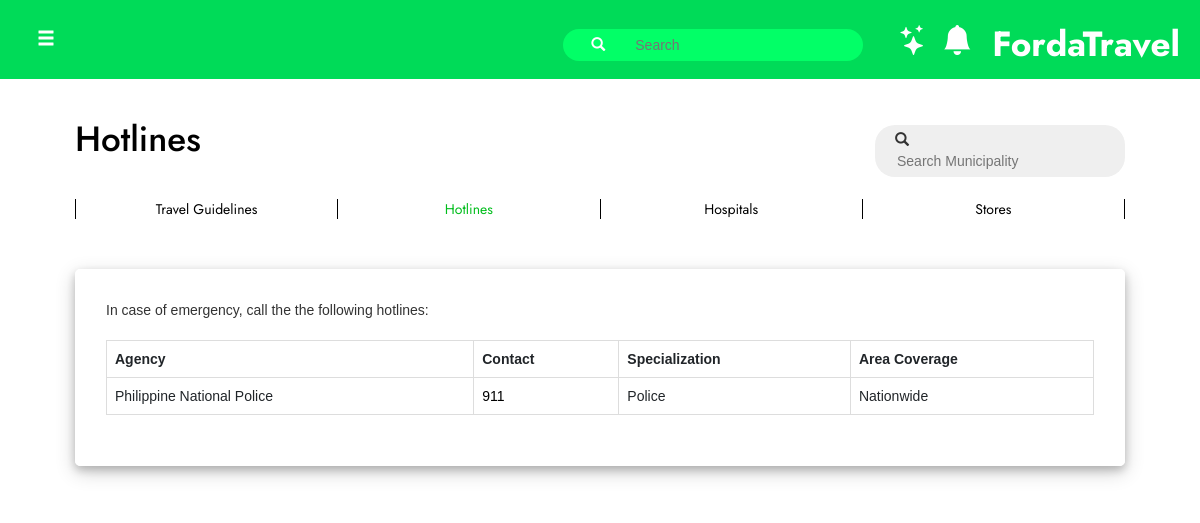
/userside/user_hotlines/u_hotlines.php (signed in), run on the app's committed database.
### tables this page shows
CREATE TABLE `tbl_hotlines` (
  `id` int(11) NOT NULL,
  `admin_id` int(11) NOT NULL,
  `fld_agency` varchar(255) DEFAULT NULL,
  `fld_contact` varchar(255) DEFAULT NULL,
  `fld_special` varchar(255) DEFAULT NULL,
  `fld_area` varchar(255) DEFAULT NULL
);

### userside/user_hotlines/u_hotlines.php (the view, shortened to what this page needs)
<?php
    include("../../navbar.php");
    $municipal_name = "";
    if (isset($_SESSION['username'])) {
        $username = $_SESSION['username'];
        $result = $conn -> query("select * from tbl_users where fld_username like '$username'");
    }
?>
<!DOCTYPE html>
<html lang="en">
<head>
    <link rel="stylesheet" href="https://cdn.jsdelivr.net/npm/bootstrap-icons@1.11.1/font/bootstrap-icons.css">
    <link rel="stylesheet" href="u_hotlinestyle.css">
</head>
<body>
    <?php include_once("../../header.php"); ?>
    <div class="container fluid">
        <div class="contentdiv">
        <br>
            <div class="row" id="title_div">
                <div class="col-sm-6">
                    <h1 id="page-title"><a href="u_hotlines.php">Hotlines</a></h1>
                </div>
                <div class="col-sm-6">
                    <div class="searchdiv_m">
                            <div id="search_m">
                                <span class="glyphicon glyphicon-search">&nbsp;&nbsp;</span><input type="text" name="txt_search_m" id="txt_search_m" autocomplete="off" placeholder="Search Municipality " value ='<?php echo $municipal_name;?>'>
                            </div>
                        </div>
                    </div>
                </div>
            </div>
            <div class="hotlines_menudiv">
                <table id="tbl_d_menu">
                    <tr>
                        <td><a href="/tourism_information_system/userside/user_guidelines/u_guidelines.php">Travel Guidelines</a></td>
                        <td><a href="/tourism_information_system/userside/user_hotlines/u_hotlines.php" style="color: #00bd1c; ">Hotlines</a</td>
                        <td><a href="/tourism_information_system/userside/user_hospitals/u_hospitals.php">Hospitals</a></td>
                        <td><a href="/tourism_information_system/userside/user_stores/u_stores.php">Stores</a></td>
                    </tr>
                </table>
            </div>
            <div class="result_hotlinesdiv">
                <div class='hotlines_container'>
                    <div> In case of emergency, call the the following hotlines: </div><br>
                    <table class="table table-bordered" width="100%">
                        <tr>
                            <th>Agency</th><th>Contact</th><th>Specialization</th><th>Area Coverage</th>
                        </tr>
                    <?php
                        if(isset($_GET["municipality"])){
                            $result = $conn->query("select * from tbl_hotlines where admin_id = '$_GET[municipality]' order by fld_agency ASC");
                        }else{
                            $result = $conn->query("select * from tbl_hotlines order by fld_agency ASC");
                        }
                        while ($row = $result->fetch_assoc()) {
                            echo "<tr>
                                    <td>$row[fld_agency]</td>
                                    <td><a href='tel:$row[fld_contact]'>$row[fld_contact]</a></td>
                                    <td>$row[fld_special]</td>
                                    <td>$row[fld_area]</td>
                                </tr>";
                        }
                    ?>
                    </table>
                </div>
            </div>
        </div>
        <br><br>
    <br><br>
</body>
</html>

### userside/user_hotlines/u_hotlinestyle.css (style rules this page uses)
body { background-color: white; overflow: auto; }
.contentdiv { width: 100%; position: relative; margin: auto; margin-top: 80px; }
.container { width: 100%; }
#title_div { padding-left: 30px; padding-right: 30px; }
.hotlines_menudiv { width: 100%; margin-top: 30px; padding-left: 30px; padding-right: 30px; overflow-x: auto; }
#tbl_d_menu { margin: 0 auto; width: 100%; text-align: center; font-family: 'Jost', sans-serif; }
#tbl_d_menu td { width: 100px; border-right: 1px solid black; border-left: 1px solid black; cursor: pointer; }
a, a:active, a:visited, a:link { text-decoration: none; color: black; }
.result_hotlinesdiv { margin-top: 50px; padding-left: 30px; padding-right: 30px; width: 100%; height: auto; }
.hotlines_container { padding: 30px; border: 1px solid white; box-shadow: 0 4px 8px 0 rgba(0, 0, 0, 0.2), 0 6px 20px 0 rgba(0, 0, 0, 0.19); border-radius: 5px; margin-bottom: 30px; overflow: auto; }
#page-title { font-size: 35px; font-family: 'Jost', sans-serif; }
.searchdiv_m { position: relative; display: block; margin-top: 25px; }
#search_m { background-color: rgb(239, 239, 239); padding: 5px; padding-left: 20px; border-radius: 20px; width: 250px; white-space: normal; position: absolute; z-index: 5; right: 0; }
#txt_search_m { border: none; background: transparent; outline: none; }

### navbar.php (style rules this page uses)
body { margin: 0; font-family: Arial, Helvetica, sans-serif; }

### data on the page
tbl_hotlines: fld_agency "Philippine National Police", fld_contact "911", fld_special "Police", fld_area "Nationwide"
